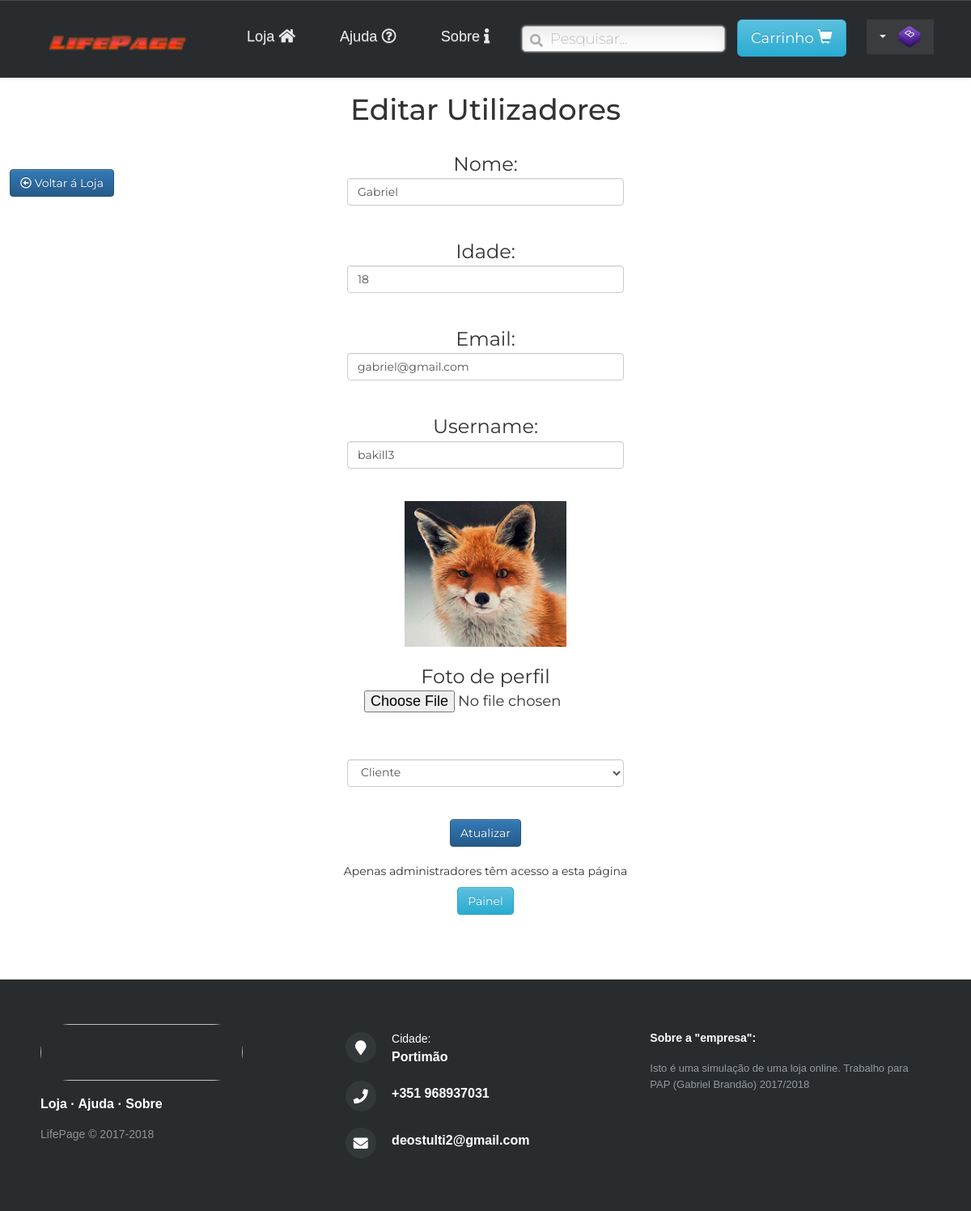
The page /GABRIEL_PAP/edita_user.php?id=13 (signed in) on the database its author committed.
### tables this page shows
CREATE TABLE `users` (
  `id` int(6) NOT NULL,
  `role_id` int(11) NOT NULL,
  `email` varchar(30) NOT NULL,
  `nome` varchar(20) NOT NULL,
  `idade` int(10) NOT NULL,
  `username` varchar(20) NOT NULL,
  `password` varchar(255) NOT NULL,
  `foto_perfil` varchar(255) NOT NULL DEFAULT 'assets/img/avatar.jpg',
  `morada` varchar(50) NOT NULL,
  `activate` int(2) NOT NULL DEFAULT '0',
  `recup` int(11) NOT NULL,
  `token` int(10) NOT NULL
);

CREATE TABLE `roles` (
  `role_id` int(11) NOT NULL,
  `roles` varchar(11) NOT NULL
);

### GABRIEL_PAP/edita_user.php (the view, shortened to what this page needs)
<?php include 'header.php'; ?>
<?php
if (isset($_SESSION['username'])) {
	$sessao = $_SESSION['username'];
	$sql_login_admin = "SELECT * FROM users WHERE username='$sessao' AND role_id=2";
	$results_admin = mysqli_query($link, $sql_login_admin);
	if (mysqli_num_rows($results_admin) == 1) {
		if (isset($_GET['id'])) {
			$id_user = preg_replace('#[^0-9]#i', '', $_GET['id']);
			$sql = mysqli_query($link, "SELECT * FROM users WHERE id='$id_user'");
			$buscardados = mysqli_num_rows($sql);
			if ($buscardados > 0) {
				while($row = mysqli_fetch_array($sql)) {
					$foto_perfil_user = $row["foto_perfil"];
					$email = $row["email"];
					$nome = $row["nome"];
					$idade = $row["idade"];
					$username = $row["username"];
					$role = $row["role_id"];
				}
			}
			?>
			<form action="" method="POST" enctype="multipart/form-data">
				<div class="container">
				<center>
					<h1>Editar Utilizadores</h1><br>
					<font size="5%">Nome:</font><input type="text" name="nome_atualizado" class="form-control" style="width: 30%;" value="<?php echo $nome; ?>"><br><br>
					<font size="5%">Idade:</font><input type="number" name="idade_atualizado" class="form-control" style="width: 30%;" value="<?php echo $idade; ?>"><br><br>
					<font size="5%">Email:</font><input type="text" name="email_atualizado" class="form-control" style="width: 30%;" value="<?php echo $email; ?>"><br><br>
					<font size="5%">Username:</font><input type="text" name="username_atualizado" class="form-control" style="width: 30%;" value="<?php echo $username; ?>"><br><br>
					<font size="5%"></font><img src="<?php echo $foto_perfil_user; ?>" width="200" height="180"><br><br>
					<font size="5%">Foto de perfil</font><input type="file" name="file"><br><br>
					<select name="role_atualizado" class="form-control" style="width: 30%;">
							<?php
						$sql = mysqli_query($link, "SELECT * FROM roles;");
					  	$cat_loop = mysqli_num_rows($sql);
					  	if ($cat_loop > 0) {
						    while($row = mysqli_fetch_array($sql)){
						    	$role_texto = $row["roles"];
						    	$role_id = $row['role_id'];
						?>
						<option value="<?php echo $role_id; ?>" <?php if($role==$role_id): ?> selected <?php endif; ?> ><?php echo $role_texto; ?></option>
						<?php
						   	}
					 	}
					 	?>
					</select><br><br>
					<button type="submit" name="alterar" class="btn btn-primary">Atualizar</button><br><br>
					<p>Apenas administradores têm acesso a esta página</p>
					<a href="painel" class="btn btn-info">Painel</a>
				</center>
			</div>
			</form>
			<?php
		}
	}
	else {
		no_login();
	}
}
else {
	no_login();
}
?>
<?php include 'footer.php'; ?>

### GABRIEL_PAP/header.php (shortened to what this page needs)
<?php
$titulo_pagina = ucfirst(pathinfo($_SERVER['SCRIPT_FILENAME'], PATHINFO_FILENAME));
include('trabalho.php');
if (isset($_SESSION['username'])) {
	$sessao = $_SESSION['username'];
}
?>
<!DOCTYPE html>
<html>
<head>
	<link rel="stylesheet" href="dist/aos.css" />
	<link rel="stylesheet" type="text/css" href="assets/bootstrap/css/bootstrap.min.css">
	<link rel="stylesheet" type="text/css" href="assets/css/user.css">
	<link rel="stylesheet" type="text/css" href="css/style.css">
	<link rel="stylesheet" type="text/css" href="assets/bootstrap/fonts/font-awesome.min.css">
	<link href="fontawesome-free-5.0.1/css/fontawesome-all.css" rel="stylesheet" type="text/css">
</head>
<body style="background-color: white;">
<nav class="navbar navbar-default custom-header">
	<div class="container-fluid">
		<div class="navbar-header">
			<a class="navbar-brand navbar-link" href="loja"> <img src="imagens\logo2.png" width="180" height="50" ></a>
		</div>
		<div class="collapse navbar-collapse" id="navbar-collapse">
			<ul class="nav navbar-nav links">
				<li role="presentation"><a href="loja" style="font-size: 130%;">Loja <i class="fas fa-home"></i></a></li>
				<li role="presentation"><a href="ajuda" style="font-size: 130%;"> Ajuda <i class="far fa-question-circle"></i></a></li>
				<li role="presentation"><a href="sobre" style="font-size: 130%;"> Sobre <i class="fas fa-info"></i></a></li>
				<li role="presentation" style="padding: 2% 0%;">
				<form name="pesquisa_form" method="POST" autocomplete="off">
					<div class="search">
						<span class="fa fa-search"></span>
						<input id="search_text" placeholder="Pesquisar..." name="pesquisa_txt" onblur="pesquisar(this);">
					</div>
				</form>
				</ul>
		<ul class="nav navbar-nav navbar-right" style="position: absolute; top: 25%; right: 3%;">
			<ul class="nav navbar-nav links">
				<li role="presentation">
					<div class="dropdown">
						<button type="button" class="btn btn-info btn-lg" data-toggle="modal" data-target="#myModal">Carrinho <span class='glyphicon glyphicon-shopping-cart'></span></button>
					</div>
				</li>
			</ul>
			<li class="dropdown">
				<a class="dropdown-toggle" data-toggle="dropdown" aria-expanded="false"> <span class="caret"></span>
					<?php
					if (isset($sessao)) {
						$sql2 = "SELECT foto_perfil FROM users WHERE username='$sessao';";
						$result = mysqli_query($link, $sql2);
						if(mysqli_num_rows($result) > 0)  {
							while($row = mysqli_fetch_array($result))  {
								$foto_perfil = $row['foto_perfil'];
							}
						}
						?>
						<img src="<?php echo $foto_perfil; ?>" class="dropdown-image">
						<?php
					} else {
						?>
						<img src="assets/img/avatar.jpg" class="dropdown-image">
						<?php
					}
					?>
				</a>
			</li>
		</ul>
	</div>
</div>
</nav>
<?php if ($titulo_pagina != "Loja") { ?>
<a href="loja" style="position: fixed; z-index: 30; left: 1%; top: 14%;" class="btn btn-primary"><i class="far fa-arrow-alt-circle-left"></i> Voltar á Loja</a>
<?php } ?>

### GABRIEL_PAP/assets/css/user.css (style rules this page uses)
.custom-header { background:#292c2f; padding:20px 40px; box-sizing:border-box; border:0; border-radius:0; }
.custom-header a.navbar-brand.navbar-link { color:#fff; font:normal 28px Cookie, Arial, Helvetica, sans-serif; line-height:0.5; margin-right:40px; background:#292c2f; }
.custom-header ul.nav.navbar-nav.links li a { font:14px Arial, Helvetica, sans-serif; opacity:0.9; text-decoration:none; color:#fff; background:#292c2f; border:0; }
.custom-header li.dropdown, .custom-header li.dropdown.open { background:#3a3c3e; }
.custom-header li.dropdown .dropdown-toggle { border-radius:2px; color:#fff; padding:8px 14px; background:#3a3c3e; opacity:0.9; border:0; margin:0; }
img.dropdown-image { border-radius:50%; width:32px; margin-left:10px; }

### GABRIEL_PAP/css/style.css (style rules this page uses)
input { height: 45px; width: 300px; font-size: 18px; background-color: #fff; }
html, body { background-color: white; font-family: Montserrat; height: 100%; width: 100%; margin: 0; }
nav.navbar.navbar-default { margin-bottom:0px; }
.navbar .navbar-brand { font-size:24px; line-height:18px; }
ul > li { margin-right:25px;font-weight:lighter;cursor:pointer }
.dropdown { position: relative; display: inline-block; }
option { font-size: 100%; }
.search { position: relative; color: #aaa; font-size: 16px; }
.search input { height: 32px; background: #fcfcfc; border: 1px solid #aaa; border-radius: 5px; box-shadow: 0 0 3px #ccc, 0 10px 15px #ebebeb inset; }
.search input { text-indent: 32px; width: 100%; }
@media only screen and (min-width: 1171px) and (max-width: 1280px) { .search input { text-indent: 32px; width: 115%; } }
.search .fa-search { position: absolute; top: 10px; left: 10px; }

### rows shown on the page
users: foto_perfil (picture)
users: nome_atualizado "Gabriel", idade_atualizado "18", email_atualizado "gabriel@gmail.com", username_atualizado "bakill3", foto_perfil (picture), role_atualizado "Cliente"
